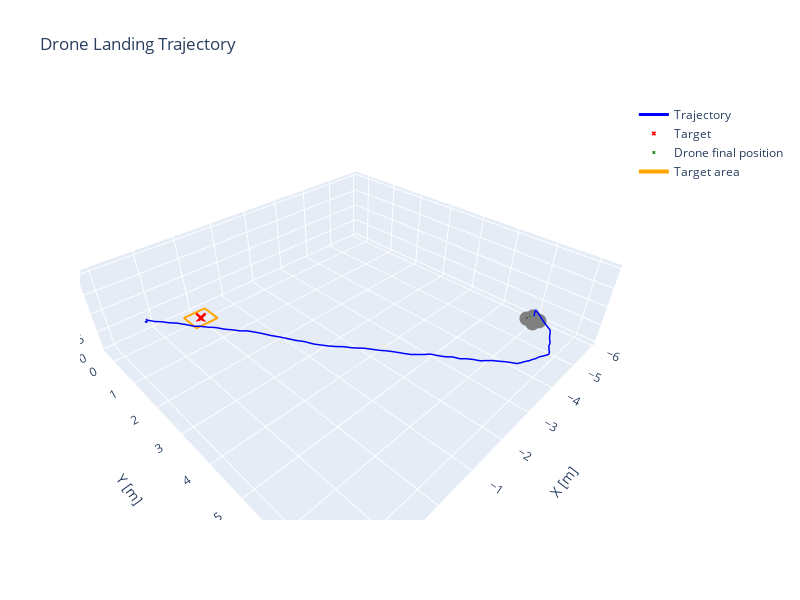

The cell this chart's notebook holds for it:
### Markdown cell above
# 3. Drone control in real situation - Study of the impact of delay and losses

## Well that's done, what could go wrong in real life?

![complex diagram](images/complex_diagram.jpg)

## Noise

## Wind effect


## Packet loss

## Non-fixed delays

### Code cell
from PID_run import run_noisy_pid_simulation
sim_dt = 0.1         # simulation step (10 Hz)
env = DroneLandingEnv(render_mode=None, dt=sim_dt)
controller_dt = 1.0  # controller step (1 Hz)

pid = PIDController(Kp=[2.0,2.0,2.0, 2.0], Ki=[0.1,0.1,0.0,0.2], Kd=[0.0,0.0,0.0,0.0], dt=controller_dt, integral_limit=0.5, z_fixed_speed= -0.2, yaw_2_steps =True, finer_gains=True)

# Delay and packet loss parameters
max_delay_steps = 3  # 1 or 2 sim steps additional delay
p_loss = 0.15      # packet loss probability
wind_std=[0.1, 0.1, 0.1, 0.01]
noise_std = 0.02

states, target = run_noisy_pid_simulation(env = env, pid = pid, init_mode='fixed', plot=True, init_pos = [2.0,2.0,2.0,2.0], max_delay_steps = max_delay_steps, p_loss = p_loss, wind_std = wind_std, noise_std = noise_std)

### Figure 1 — Plotly figure (JSON) as saved in the notebook; plotly's stock layout.template omitted (floating-point values rounded to 4 significant figures)
{"data": [{"line": {"color": "blue", "width": 3}, "mode": "lines", "name": "Trajectory", "x": [2.009, 2.0, 2.003, 1.989, 1.986, 1.986, 1.981, 1.976, 1.962, 1.96, 1.961, 1.966, 1.866, 1.766, 1.666, 1.566, 1.466, 1.366, 1.266, 1.166, 1.066, 0.9658, 0.8658, 0.7658, 0.6658, 0.5658, 0.4658, 0.3658, 0.2658, 0.1658, 0.06576, -0.03424, -0.1342, -0.2342, -0.3342, -0.4342, -0.5342, -0.6342, -0.7342, -0.8342, -0.9342, -1.034, -1.134, -1.234, -1.334, -1.434, -1.534, -1.634, -1.734, -1.834, -1.934, -2.034, -2.134, -2.234, -2.334, -2.434, -2.534, -2.634, -2.734, -2.834, -2.934, -3.034, -3.134, -3.234, -3.334, -3.434, -3.534, -3.634, -3.734, -3.834, -3.934, -4.034, -4.134, -4.234, -4.334, -4.434, -4.534, -4.634, -4.734, -4.834, -4.934, -5.034, -5.134, -5.234, -5.334, -5.434, -5.534, -5.634, -5.734, -5.727, -5.715, -5.726], "y": [2.015, 2.024, 2.029, 2.019, 2.007, 2.011, 2.012, 2.017, 1.991, 1.995, 1.994, 1.987, 2.09, 2.168, 2.276, 2.34, 2.451, 2.596, 2.64, 2.743, 2.85, 3.0, 3.09, 3.186, 3.268, 3.378, 3.481, 3.608, 3.712, 3.85, 4.0, 4.085, 4.223, 4.326, 4.443, 4.529, 4.63, 4.732, 4.805, 4.887, 5.03, 5.123, 5.189, 5.317, 5.45, 5.562, 5.645, 5.722, 5.793, 5.915, 6.004, 6.101, 6.215, 6.287, 6.381, 6.481, 6.551, 6.622, 6.694, 6.787, 6.876, 6.97, 7.008, 7.033, 7.063, 7.091, 7.119, 7.135, 7.172, 7.193, 7.211, 7.175, 7.123, 7.075, 7.032, 7.006, 6.965, 6.911, 6.861, 6.817, 6.78, 6.725, 6.625, 6.525, 6.425, 6.325, 6.225, 6.125, 6.025, 6.018, 6.035, 6.015], "z": [1.989, 1.997, 1.988, 1.984, 1.991, 1.979, 1.965, 1.971, 2.001, 2.024, 2.0, 1.999, 1.966, 1.947, 1.927, 1.902, 1.877, 1.859, 1.826, 1.808, 1.803, 1.791, 1.771, 1.745, 1.735, 1.711, 1.676, 1.644, 1.617, 1.592, 1.575, 1.544, 1.508, 1.484, 1.468, 1.448, 1.445, 1.422, 1.397, 1.382, 1.377, 1.348, 1.319, 1.308, 1.291, 1.269, 1.26, 1.247, 1.239, 1.211, 1.179, 1.172, 1.135, 1.119, 1.097, 1.063, 1.048, 1.033, 1.002, 0.9819, 0.9536, 0.9222, 0.9091, 0.8906, 0.8656, 0.8559, 0.8386, 0.83, 0.8138, 0.7875, 0.7672, 0.7521, 0.7127, 0.6934, 0.6584, 0.6329, 0.6119, 0.5927, 0.5774, 0.5641, 0.5488, 0.5397, 0.5133, 0.4895, 0.4637, 0.4526, 0.4366, 0.4148, 0.3972, 0.2972, 0.1972, 0.09725], "type": "scatter3d"}, {"marker": {"color": "red", "size": 4, "symbol": "x"}, "mode": "markers", "name": "Target", "x": [0.0], "y": [0.0], "z": [0.0], "type": "scatter3d"}, {"marker": {"color": "green", "size": 3, "symbol": "x"}, "mode": "markers", "name": "Drone final position", "x": [-5.726], "y": [6.015], "z": [0.09725], "type": "scatter3d"}, {"line": {"color": "black", "width": 5}, "mode": "lines", "showlegend": false, "x": [-5.664, -5.789], "y": [5.879, 6.151], "z": [0.09725, 0.09725], "type": "scatter3d"}, {"line": {"color": "black", "width": 5}, "mode": "lines", "showlegend": false, "x": [-5.59, -5.863], "y": [6.078, 5.952], "z": [0.09725, 0.09725], "type": "scatter3d"}, {"marker": {"color": "gray", "size": 5, "symbol": "circle"}, "mode": "markers", "showlegend": false, "x": [-5.789], "y": [6.151], "z": [0.09725], "type": "scatter3d"}, {"marker": {"color": "gray", "size": 5, "symbol": "circle"}, "mode": "markers", "showlegend": false, "x": [-5.664], "y": [5.879], "z": [0.09725], "type": "scatter3d"}, {"marker": {"color": "gray", "size": 5, "symbol": "circle"}, "mode": "markers", "showlegend": false, "x": [-5.863], "y": [5.952], "z": [0.09725], "type": "scatter3d"}, {"marker": {"color": "gray", "size": 5, "symbol": "circle"}, "mode": "markers", "showlegend": false, "x": [-5.59], "y": [6.078], "z": [0.09725], "type": "scatter3d"}, {"line": {"color": "orange", "width": 4}, "mode": "lines", "name": "Target area", "x": [-0.3, 0.3, 0.3, -0.3, -0.3], "y": [-0.3, -0.3, 0.3, 0.3, -0.3], "z": [0.0, 0.0, 0.0, 0.0, 0.0], "type": "scatter3d"}], "layout": {"scene": {"xaxis": {"title": {"text": "X [m]"}}, "yaxis": {"title": {"text": "Y [m]"}}, "zaxis": {"title": {"text": "Z [m]"}}, "aspectmode": "data"}, "title": {"text": "Drone Landing Trajectory"}, "width": 800, "height": 600}}
